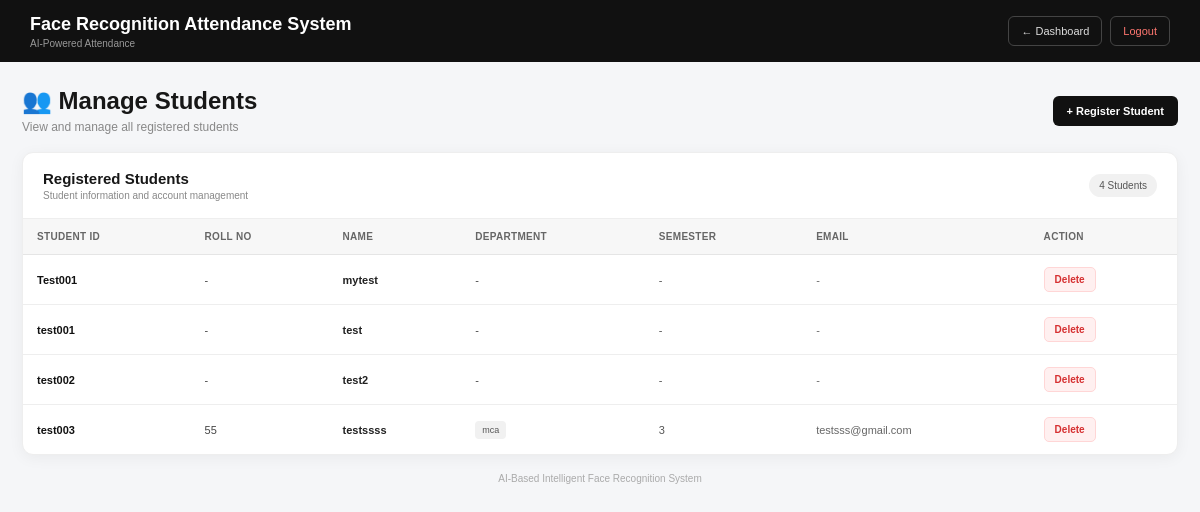
Page /students (signed in) on the earlier database version.
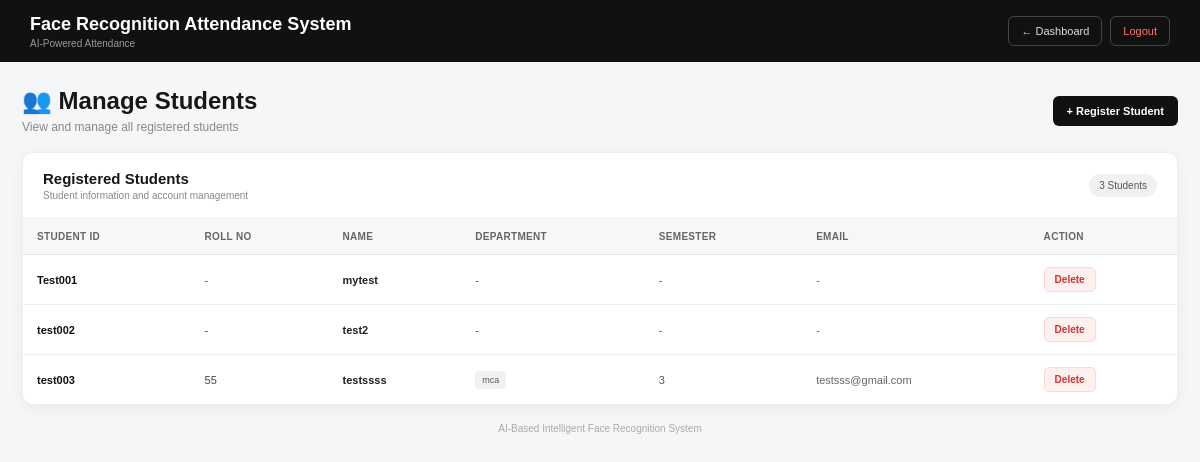
Same page on the later database version.
### tables this page shows
CREATE TABLE students (
            student_id TEXT PRIMARY KEY,
            name TEXT NOT NULL
        , roll_no TEXT, department TEXT, semester TEXT, class_name TEXT, email TEXT);

### app.py (the view)
@app.route("/students")
def students():
    if "admin" not in session:
        return redirect("/login")
    connection = sqlite3.connect(DATABASE)
    cursor = connection.cursor()
    cursor.execute("""
        SELECT
            student_id,
            roll_no,
            name,
            department,
            semester,
            class_name,
            email
        FROM students
        ORDER BY student_id
    """)
    students = cursor.fetchall()
    connection.close()
    return render_template(
        "students.html",
        students=students
    )

### templates/students.html (shortened to what this page needs)
<!DOCTYPE html>
<html lang="en">
<head>
</head>
<body>
<header class="topbar">
    <div class="brand">
        <h2>
            Face Recognition Attendance System
        </h2>
        <p>
            AI-Powered Attendance
        </p>
    </div>
    <div class="top-actions">
        <a href="/dashboard" class="top-btn">
            ← Dashboard
        </a>
        <a href="/logout" class="top-btn logout">
            Logout
        </a>
    </div>
</header>
<div class="container">
    <div class="page-heading">
        <div class="heading-left">
            <h1>
                👥 Manage Students
            </h1>
            <p>
                View and manage all registered students
            </p>
        </div>
        <a
            href="/register_student"
            class="register-btn"
        >
            + Register Student
        </a>
    </div>
    <div class="student-card">
        <div class="table-header">
            <div class="table-title">
                <h2>
                    Registered Students
                </h2>
                <p>
                    Student information and account management
                </p>
            </div>
            {% if students %}
            <div class="student-count">
                {{ students|length }} Students
            </div>
            {% endif %}
        </div>
        {% if students %}
        <div class="table-wrapper">
            <table>
                <thead>
                    <tr>
                        <th>Student ID</th>
                        <th>Roll No</th>
                        <th>Name</th>
                        <th>Department</th>
                        <th>Semester</th>
                        <th>Email</th>
                        <th>Action</th>
                    </tr>
                </thead>
                <tbody>
                    {% for student in students %}
                    <tr>
                        <td class="student-id">
                            {{ student[0] }}
                        </td>
                        <td>
                            {{ student[1] or '-' }}
                        </td>
                        <td class="student-name">
                            {{ student[2] }}
                        </td>
                        <td>
                            {% if student[3] %}
                            <span class="department">
                                {{ student[3] }}
                            </span>
                            {% else %}
                            -
                            {% endif %}
                        </td>
                        <td class="semester">
                            {{ student[4] or '-' }}
                        </td>
                        <td class="email">
                            {{ student[6] or '-' }}
                        </td>
                        <td>
                            <form
                                method="POST"
                                action="/delete_student/{{ student[0] }}"
                                onsubmit="return confirm('Are you sure you want to delete this student?');"
                            >
                                <button
                                    type="submit"
                                    class="delete-btn"
                                >
                                    Delete
                                </button>
                            </form>
                        </td>
                    </tr>
                    {% endfor %}
                </tbody>
            </table>
        </div>
        {% endif %}
    </div>
    <div class="footer">
        AI-Based Intelligent Face Recognition System
    </div>
</div>
</body>
</html>

Differences in the rows shown:
removed students: student_id "test001", student "-", name "test"
Other differences:
{{ students|length }}: "4" → "3"
